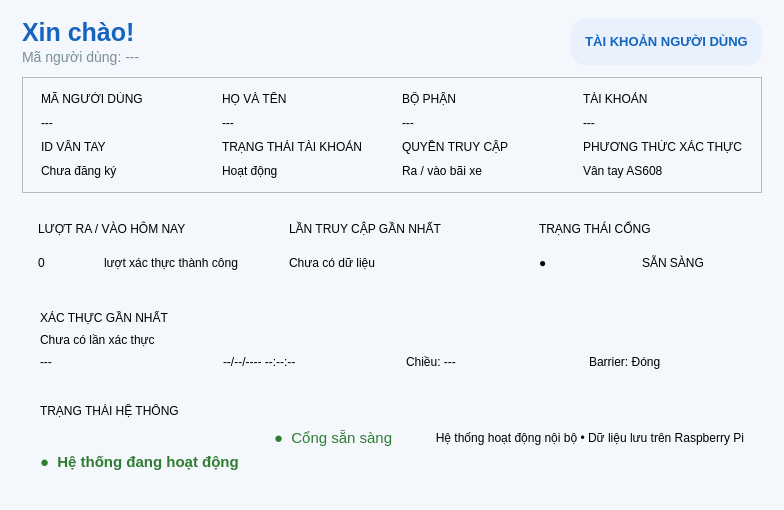
<?xml version="1.0" encoding="UTF-8"?>
<ui version="4.0">
 <class>UserDashboard</class>
 <widget class="QWidget" name="UserDashboard">
  <property name="styleSheet">
   <string notr="true">QWidget#UserDashboard { background:#F4F7FB; }
QFrame.card { background:#FFFFFF; border:1px solid #DCE3EC; border-radius:12px; }
QLabel.sectionTitle { color:#607D8B; font-size:12px; font-weight:bold; }
QLabel.value { color:#263238; font-size:18px; font-weight:bold; }
QLabel.smallValue { color:#455A64; font-size:14px; }
QLabel.blueValue { color:#1565C0; font-size:22px; font-weight:bold; }
QLabel.greenValue { color:#2E7D32; font-size:22px; font-weight:bold; }
QLabel.orangeValue { color:#EF6C00; font-size:22px; font-weight:bold; }
QLabel.muted { color:#78909C; font-size:13px; }
QLabel.statusDot { color:#2E7D32; font-size:18px; }
QLabel.resultOk { color:#2E7D32; font-size:18px; font-weight:bold; }
QLabel.resultFail { color:#C62828; font-size:18px; font-weight:bold; }</string>
  </property>
  <layout class="QVBoxLayout" name="mainLayout">
   <property name="spacing"><number>12</number></property>
   <property name="leftMargin"><number>22</number></property>
   <property name="topMargin"><number>18</number></property>
   <property name="rightMargin"><number>22</number></property>
   <property name="bottomMargin"><number>18</number></property>

   <item>
    <layout class="QHBoxLayout" name="headerLayout">
     <item>
      <layout class="QVBoxLayout" name="headerTextLayout">
       <property name="spacing"><number>2</number></property>
       <item>
        <widget class="QLabel" name="lblGreeting">
         <property name="styleSheet"><string notr="true">color:#1565C0; font-size:25px; font-weight:bold;</string></property>
         <property name="text"><string>Xin chào!</string></property>
        </widget>
       </item>
       <item>
        <widget class="QLabel" name="lblUserCode">
         <property name="styleSheet"><string notr="true">color:#78909C; font-size:14px;</string></property>
         <property name="text"><string>Mã người dùng: ---</string></property>
        </widget>
       </item>
      </layout>
     </item>
     <item>
      <spacer name="headerSpacer">
       <property name="orientation"><enum>Qt::Horizontal</enum></property>
       <property name="sizeHint" stdset="0"><size><width>40</width><height>20</height></size></property>
      </spacer>
     </item>
     <item>
      <widget class="QLabel" name="lbUserRole">
       <property name="styleSheet"><string notr="true">background:#E8F1FC; color:#1565C0; border-radius:15px; padding:8px 14px; font-size:13px; font-weight:bold;</string></property>
       <property name="text"><string>TÀI KHOẢN NGƯỜI DÙNG</string></property>
       <property name="alignment"><set>Qt::AlignCenter</set></property>
      </widget>
     </item>
    </layout>
   </item>

   <item>
    <widget class="QFrame" name="cardAccountInfo">
     <property name="frameShape"><enum>QFrame::StyledPanel</enum></property>
     <layout class="QGridLayout" name="accountGrid">
      <property name="horizontalSpacing"><number>28</number></property>
      <property name="verticalSpacing"><number>10</number></property>
      <property name="leftMargin"><number>18</number></property>
      <property name="topMargin"><number>14</number></property>
      <property name="rightMargin"><number>18</number></property>
      <property name="bottomMargin"><number>14</number></property>
      <item row="0" column="0"><widget class="QLabel" name="titleAccount"><property name="text"><string>MÃ NGƯỜI DÙNG</string></property></widget></item>
      <item row="0" column="1"><widget class="QLabel" name="titleName"><property name="text"><string>HỌ VÀ TÊN</string></property></widget></item>
      <item row="0" column="2"><widget class="QLabel" name="titleDepartment"><property name="text"><string>BỘ PHẬN</string></property></widget></item>
      <item row="0" column="3"><widget class="QLabel" name="titleUsername"><property name="text"><string>TÀI KHOẢN</string></property></widget></item>
      <item row="1" column="0"><widget class="QLabel" name="lbAccountCode"><property name="text"><string>---</string></property></widget></item>
      <item row="1" column="1"><widget class="QLabel" name="lbAccountName"><property name="text"><string>---</string></property></widget></item>
      <item row="1" column="2"><widget class="QLabel" name="lbDepartment"><property name="text"><string>---</string></property></widget></item>
      <item row="1" column="3"><widget class="QLabel" name="lbUsername"><property name="text"><string>---</string></property></widget></item>
      <item row="2" column="0"><widget class="QLabel" name="titleFingerprint"><property name="text"><string>ID VÂN TAY</string></property></widget></item>
      <item row="2" column="1"><widget class="QLabel" name="titleStatus"><property name="text"><string>TRẠNG THÁI TÀI KHOẢN</string></property></widget></item>
      <item row="2" column="2"><widget class="QLabel" name="titleInfoNote"><property name="text"><string>QUYỀN TRUY CẬP</string></property></widget></item>
      <item row="2" column="3"><widget class="QLabel" name="titleAccessType"><property name="text"><string>PHƯƠNG THỨC XÁC THỰC</string></property></widget></item>
      <item row="3" column="0"><widget class="QLabel" name="lbFingerprintId"><property name="text"><string>Chưa đăng ký</string></property></widget></item>
      <item row="3" column="1"><widget class="QLabel" name="lbAccountStatus"><property name="text"><string>Hoạt động</string></property></widget></item>
      <item row="3" column="2"><widget class="QLabel" name="lbAccessPermission"><property name="text"><string>Ra / vào bãi xe</string></property></widget></item>
      <item row="3" column="3"><widget class="QLabel" name="lbAccessType"><property name="text"><string>Vân tay AS608</string></property></widget></item>
     </layout>
    </widget>
   </item>

   <item>
    <layout class="QHBoxLayout" name="statsLayout">
     <property name="spacing"><number>12</number></property>
     <item>
      <widget class="QFrame" name="cardToday">
       <property name="minimumSize"><size><width>0</width><height>82</height></size></property>
       <layout class="QVBoxLayout" name="todayLayout"><property name="leftMargin"><number>16</number></property><property name="topMargin"><number>10</number></property><property name="rightMargin"><number>16</number></property><property name="bottomMargin"><number>10</number></property>
        <item><widget class="QLabel" name="todayTitle"><property name="text"><string>LƯỢT RA / VÀO HÔM NAY</string></property></widget></item>
        <item><layout class="QHBoxLayout" name="todayValueLayout"><item><widget class="QLabel" name="lbTodayCount"><property name="text"><string>0</string></property></widget></item><item><widget class="QLabel" name="todayCaption"><property name="text"><string>lượt xác thực thành công</string></property></widget></item><item><spacer name="todaySpacer"><property name="orientation"><enum>Qt::Horizontal</enum></property></spacer></item></layout></item>
       </layout>
      </widget>
     </item>
     <item>
      <widget class="QFrame" name="cardLastAccess">
       <property name="minimumSize"><size><width>0</width><height>82</height></size></property>
       <layout class="QVBoxLayout" name="lastAccessLayout"><property name="leftMargin"><number>16</number></property><property name="topMargin"><number>10</number></property><property name="rightMargin"><number>16</number></property><property name="bottomMargin"><number>10</number></property>
        <item><widget class="QLabel" name="lastAccessTitle"><property name="text"><string>LẦN TRUY CẬP GẦN NHẤT</string></property></widget></item>
        <item><widget class="QLabel" name="lbLastAccess"><property name="text"><string>Chưa có dữ liệu</string></property></widget></item>
       </layout>
      </widget>
     </item>
     <item>
      <widget class="QFrame" name="cardGate">
       <property name="minimumSize"><size><width>0</width><height>82</height></size></property>
       <layout class="QVBoxLayout" name="gateLayout"><property name="leftMargin"><number>16</number></property><property name="topMargin"><number>10</number></property><property name="rightMargin"><number>16</number></property><property name="bottomMargin"><number>10</number></property>
        <item><widget class="QLabel" name="gateTitle"><property name="text"><string>TRẠNG THÁI CỔNG</string></property></widget></item>
        <item><layout class="QHBoxLayout" name="gateValueLayout"><item><widget class="QLabel" name="lbGateDot"><property name="text"><string>●</string></property></widget></item><item><widget class="QLabel" name="lbGateStatus"><property name="text"><string>SẴN SÀNG</string></property></widget></item><item><spacer name="gateSpacer"><property name="orientation"><enum>Qt::Horizontal</enum></property></spacer></item></layout></item>
       </layout>
      </widget>
     </item>
    </layout>
   </item>

   <item>
    <widget class="QFrame" name="groupLastAuth">
     <layout class="QVBoxLayout" name="lastAuthLayout">
      <property name="spacing"><number>8</number></property>
      <property name="leftMargin"><number>18</number></property><property name="topMargin"><number>12</number></property><property name="rightMargin"><number>18</number></property><property name="bottomMargin"><number>12</number></property>
      <item><widget class="QLabel" name="lastAuthTitle"><property name="text"><string>XÁC THỰC GẦN NHẤT</string></property></widget></item>
      <item><widget class="QLabel" name="lbLastResult"><property name="text"><string>Chưa có lần xác thực</string></property></widget></item>
      <item><layout class="QHBoxLayout" name="lastAuthInfo"><property name="spacing"><number>28</number></property>
       <item><widget class="QLabel" name="lbLastUser"><property name="text"><string>---</string></property></widget></item>
       <item><widget class="QLabel" name="lbLastTime"><property name="text"><string>--/--/---- --:--:--</string></property></widget></item>
       <item><widget class="QLabel" name="lbLastDirection"><property name="text"><string>Chiều: ---</string></property></widget></item>
       <item><widget class="QLabel" name="lbLastBarrier"><property name="text"><string>Barrier: Đóng</string></property></widget></item>
      </layout></item>
     </layout>
    </widget>
   </item>

   <item>
    <widget class="QFrame" name="groupSystemStatus">
     <layout class="QHBoxLayout" name="systemLayout"><property name="leftMargin"><number>18</number></property><property name="topMargin"><number>11</number></property><property name="rightMargin"><number>18</number></property><property name="bottomMargin"><number>11</number></property><property name="spacing"><number>35</number></property>
      <item><layout class="QVBoxLayout" name="systemTextLayout"><item><widget class="QLabel" name="systemTitle"><property name="text"><string>TRẠNG THÁI HỆ THỐNG</string></property></widget></item><item><widget class="QLabel" name="lbSystemStatus"><property name="styleSheet"><string notr="true">color:#2E7D32; font-size:15px; font-weight:bold;</string></property><property name="text"><string>●  Hệ thống đang hoạt động</string></property></widget></item></layout></item>
      <item><widget class="QLabel" name="lbGateReady"><property name="styleSheet"><string notr="true">color:#2E7D32; font-size:15px;</string></property><property name="text"><string>●  Cổng sẵn sàng</string></property></widget></item>
      <item><spacer name="systemSpacer"><property name="orientation"><enum>Qt::Horizontal</enum></property></spacer></item>
      <item><widget class="QLabel" name="lbSystemNote"><property name="text"><string>Hệ thống hoạt động nội bộ • Dữ liệu lưu trên Raspberry Pi</string></property><property name="alignment"><set>Qt::AlignRight|Qt::AlignVCenter</set></property></widget></item>
     </layout>
    </widget>
   </item>
   <item>
    <spacer name="bottomSpacer"><property name="orientation"><enum>Qt::Vertical</enum></property><property name="sizeHint" stdset="0"><size><width>20</width><height>10</height></size></property></spacer>
   </item>
  </layout>
 </widget>
 <resources/>
 <connections/>
</ui>
